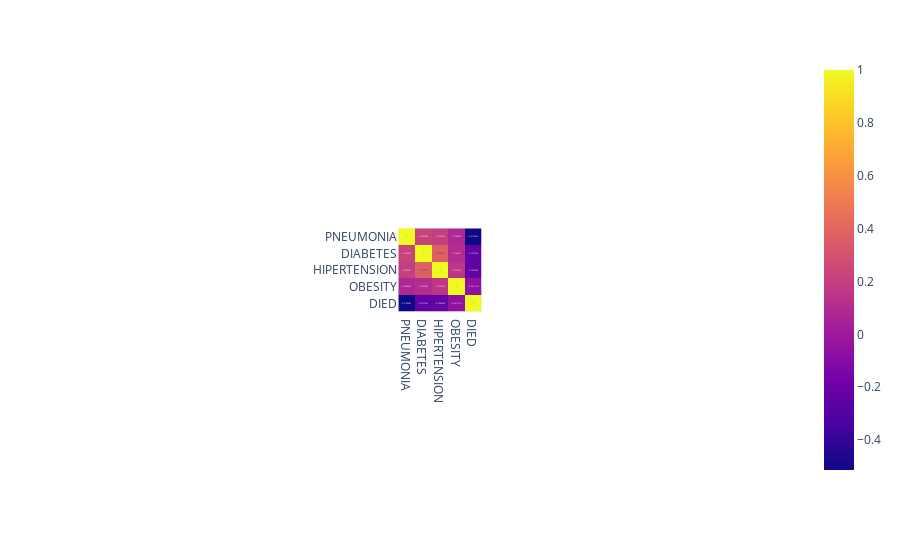

The cell this chart's notebook holds for it:
### Code cell
#This code generates a correlation matirx with values that are expected to be highly related to rate of death.
cdf = df.copy()
cdf.drop("OTHER_DISEASE", axis = 1, inplace = True)
cdf.drop("SEX", axis = 1, inplace = True)
cdf.drop("PATIENT_TYPE", axis = 1, inplace = True)
cdf.drop("AGE", axis = 1, inplace = True)
cdf.drop("PREGNANT", axis = 1, inplace = True)
cdf.drop("COPD", axis = 1, inplace = True)
cdf.drop("ASTHMA", axis = 1, inplace = True)
cdf.drop("INMSUPR", axis = 1, inplace = True)
#cdf.drop("HIPERTENSION", axis = 1, inplace = True)
cdf.drop("CARDIOVASCULAR", axis = 1, inplace = True)
#cdf.drop("OBESITY", axis = 1, inplace = True)
cdf.drop("RENAL_CHRONIC", axis = 1, inplace = True)
cdf.drop("TOBACCO", axis = 1, inplace = True)
#cdf.drop("DIABETES", axis = 1, inplace = True)
#cdf.drop("PNEUMONIA", axis = 1, inplace = True)
correlation_matrix = cdf.corr()
fig = px.imshow(correlation_matrix, text_auto=True)
fig.show()

### Figure 1 — Plotly figure (JSON) as saved in the notebook; plotly's stock layout.template omitted (floating-point values rounded to 4 significant figures)
{"data": [{"coloraxis": "coloraxis", "hovertemplate": "x: %{x}<br>y: %{y}<br>color: %{z}<extra></extra>", "name": "0", "texttemplate": "%{z}", "type": "heatmap", "x": ["PNEUMONIA", "DIABETES", "HIPERTENSION", "OBESITY", "DIED"], "xaxis": "x", "y": ["PNEUMONIA", "DIABETES", "HIPERTENSION", "OBESITY", "DIED"], "yaxis": "y", "z": [[1, 0.2245, 0.2033, 0.07849, -0.5131], [0.2245, 1, 0.3707, 0.1043, -0.2378], [0.2033, 0.3707, 1, 0.1527, -0.2353], [0.07849, 0.1043, 0.1527, 1, -0.06112], [-0.5131, -0.2378, -0.2353, -0.06112, 1]]}], "layout": {"autosize": true, "coloraxis": {"colorscale": [[0, "#0d0887"], [0.1111, "#46039f"], [0.2222, "#7201a8"], [0.3333, "#9c179e"], [0.4444, "#bd3786"], [0.5556, "#d8576b"], [0.6667, "#ed7953"], [0.7778, "#fb9f3a"], [0.8889, "#fdca26"], [1, "#f0f921"]]}, "margin": {"t": 60}, "xaxis": {"anchor": "y", "autorange": true, "constrain": "domain", "domain": [0.4421, 0.5579], "range": [-0.5, 4.5], "scaleanchor": "y", "type": "category"}, "yaxis": {"anchor": "x", "autorange": true, "constrain": "domain", "domain": [0, 1], "range": [4.5, -0.5], "type": "category"}}}
